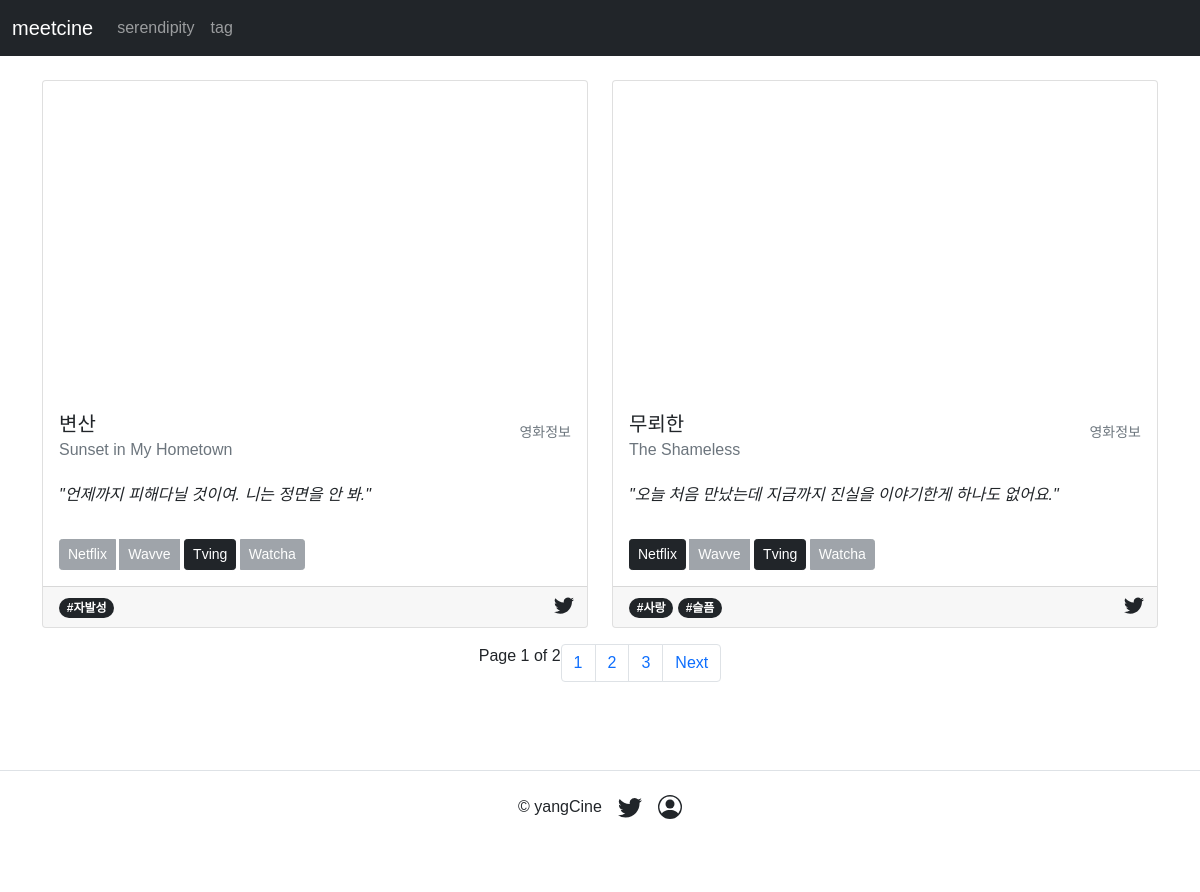
The page / on the database its author committed.
### movies/models.py (models this page shows, shortened)
class Movie(core_models.TimeStampedModel):
    title = models.CharField(max_length=200)
    original_title = models.CharField(max_length=200, blank=True, null=True)
    info = models.URLField()
    script = models.TextField()
    video = models.URLField()
    netflix_link = models.URLField(blank=True, null=True)
    wavve_link = models.URLField(blank=True, null=True)
    tving_link = models.URLField(blank=True, null=True)
    watcha_link = models.URLField(blank=True, null=True)
    affect = models.ManyToManyField(affects_models.Affect, blank=True)
    twitter = models.URLField(blank=True, null=True)

### affects/models.py (models this page shows, shortened)
class Affect(core_models.TimeStampedModel):
    affect_kr = models.CharField(max_length=140)
    affect_en = models.CharField(max_length=140)
    description = models.TextField()
    des_source = models.CharField(max_length=140)
    definition = models.TextField(blank=True, null=True )

### movies/views.py (the view)
# urls.py: path("", movie_views.HomeView.as_view(), name="home"),
class HomeView(ListView):
    model = models.Movie
    paginate_by = 2
    ordering = "-created"

### templates/movies/movie_list.html (shortened to what this page needs)
{% extends 'base.html' %}
{% block content %}
<main>
    <div class="album mt-2 py-3">
        <div class="container">
            <div class="row row-cols-1 row-cols-md-2 g-4">
                {% for movie in object_list %}
                <div class="col">
                    <div class="card h-100">
                        <iframe width="100%" height="315" src="{{movie.video}}"
                            title="YouTube video player" frameborder="0"
                            allow="accelerometer; autoplay; clipboard-write; encrypted-media; gyroscope; picture-in-picture"
                            allowfullscreen></iframe>
                        <div class="card-body">
                            <h5 class="card-title">{{movie.title}}</h5>
                            <div class="position-relative">
                                <div class="position-absolute bottom-0 end-0">
                                    <a href="{{movie.info}}"
                                        class="link-dark text-decoration-none text-muted">
                                        <small>영화정보</small>
                                    </a>
                                </div>
                            </div>
                            <h6 class="card-subtitle mb-2 text-muted">{{movie.original_title}}</h6>
                            <p class="card-text py-3"><cite>"{{movie.script}}"</cite></p>
                            <div class="d-flex justify-content-between align-items-center">
                                <div class="btn-group">
                                    {% if movie.netflix_link == Null %}
                                    <button type="button"
                                            class="btn btn-sm btn-secondary disabled">Netflix</button>
                                    {% else %}
                                    <a href="{{movie.netflix_link}}" target='_blank'>
                                        <button type="button"
                                            class="btn btn-sm btn-dark">Netflix</button>
                                    </a>
                                    {% endif %}&nbsp;
                                    {% if movie.wavve_link == Null %}
                                    <button type="button"
                                        class="btn btn-sm btn-secondary disabled">Wavve</button>
                                    {% else %}
                                    <a href="{{movie.wavve_link}}" target='_blank'>
                                        <button type="button"
                                            class="btn btn-sm btn-dark">Wavve</button>
                                    </a>
                                    {% endif %}&nbsp;
                                    {% if movie.tving_link == Null %}
                                    <button type="button"
                                        class="btn btn-sm btn-secondary disabled">Tving</button>
                                    {% else %}
                                    <a href="{{movie.tving_link}}" target='_blank'>
                                        <button type="button"
                                            class="btn btn-sm btn-dark">Tving</button>
                                    </a>
                                    {% endif %}&nbsp;
                                    {% if movie.watcha_link == Null %}
                                    <button type="button"
                                        class="btn btn-sm btn-secondary disabled">Watcha</button>
                                    {% else %}
                                    <a href="{{movie.watcha_link}}" target='_blank'>
                                        <button type="button"
                                            class="btn btn-sm btn-dark">Watcha</button>
                                    </a>
                                    {% endif %}&nbsp;
                                </div>
                            </div>
                        </div>
                        <div class="card-footer">
                            <div class="position-absolute bottom-9 end-0">
                                <a class="link-dark text-decoration-none"
                                    href="{{movie.twitter}}">
                                    <svg class="bi" width="20" height="20">
                                        <use xlink:href="#twitter" />
                                    </svg>
                                </a>&nbsp;&nbsp;
                            </div>
                            {% for affect in movie.affect.all %}
                            <a class="text-decoration-none" href="{% url "affects:detail" affect.pk%}">
                            <span class="badge rounded-pill bg-dark">#{{affect.affect_kr}}</span>
                            </a>
                            {% endfor %}
                        </div>
                    </div>
                </div>
                {% endfor %}
            </div>
        </div>
    </div>
    <nav aria-label="Page navigation example">
        <ul class="pagination justify-content-center">
            Page {{page_obj.number}} of {{page_obj.paginator.num_pages}}
            <li class="page-item"><a class="page-link" href="#">1</a></li>
            <li class="page-item"><a class="page-link" href="#">2</a></li>
            <li class="page-item"><a class="page-link" href="#">3</a></li>
            {% if page_obj.has_next %}
            <li class="page-item">
                <a class="page-link" href="?page={{page_obj.next_page_number}}">Next</a>
            </li>
            {% endif %}
        </ul>
    </nav>
</main>
{% endblock content %}

### static/css/styles.css (style rules this page uses)
body { font-family: 'Noto Sans KR', sans-serif; }
.bi { vertical-align: -.125em; fill: currentColor; }

### rows shown on the page
Movie: title "변산", original_title "Sunset in My Hometown", script "언제까지 피해다닐 것이여. 니는 정면을 안 봐.", shows "Netflix", shows "Wavve", shows "Watcha"
Affect: affect_kr "자발성"
Movie: title "무뢰한", original_title "The Shameless", script "오늘 처음 만났는데 지금까지 진실을 이야기한게 하나도 없어요.", shows "Wavve", shows "Watcha"
Affect: affect_kr "사랑"
Affect: affect_kr "슬픔"

### other values the page prints
{{ page_obj.number }} "1"
{{ page_obj.paginator.num_pages }} "2"
